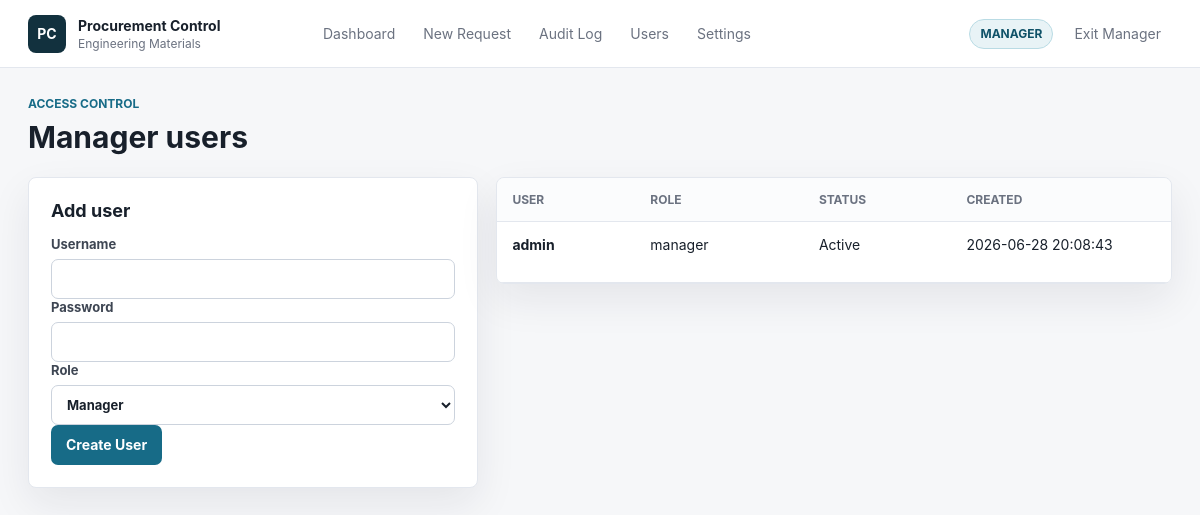
The app's page /users (signed in) with its own data.
### tables this page shows
CREATE TABLE users (
            id INTEGER PRIMARY KEY AUTOINCREMENT,
            username TEXT NOT NULL UNIQUE,
            password_hash TEXT NOT NULL,
            role TEXT NOT NULL DEFAULT 'manager',
            active INTEGER NOT NULL DEFAULT 1,
            created_at TEXT NOT NULL
        );

### app.py (the view, shortened to what this page needs)
@app.route("/users", methods=["GET", "POST"])
@manager_required
def users():
    db = get_db()
    user_rows = db.execute("SELECT id, username, role, active, created_at FROM users ORDER BY username").fetchall()
    return render_template("users.html", users=user_rows)

### app.py (called while the page is built)
def connect_db():
    conn = sqlite3.connect(DB_PATH)
    conn.row_factory = sqlite3.Row
    return conn

def get_db():
    if "db" not in g:
        DATA_DIR.mkdir(exist_ok=True)
        BACKUP_DIR.mkdir(exist_ok=True)
        g.db = connect_db()
    return g.db

def current_role():
    return session.get("role", "viewer")

def current_actor():
    return session.get("username", "viewer")

def is_manager():
    return current_role() == "manager"

@app.context_processor
def inject_context():
    return {
        "current_role": current_role(),
        "current_actor": current_actor(),
        "is_manager": is_manager(),
        "status_options": STATUS_OPTIONS,
        "currency_options": CURRENCY_OPTIONS,
    }

def manager_required(view):
    @wraps(view)
    def wrapped(*args, **kwargs):
        if not is_manager():
            audit_log(current_actor(), current_role(), "permission_denied", "route", request.path, "Manager access required")
            flash("Manager access is required for this action.", "warning")
            return redirect(url_for("index"))
        return view(*args, **kwargs)
    return wrapped

def ensure_daily_backup():
    db = get_db()
    last = db.execute("SELECT value FROM app_meta WHERE key = 'last_daily_backup_date'").fetchone()
    today = date.today().isoformat()
    if not last or last["value"] != today:
        backup_database("daily", "system")

def migrate_existing_data():
    db = get_db()
    rows = db.execute("SELECT id, mms_no, currency, quantity FROM procurement_items").fetchall()
    for row in rows:
        updates = {}
        if row["currency"] in (None, "", "THB"):
            updates["currency"] = "MOP"
        if row["mms_no"] and not row["mms_no"].isdigit():
            updates["mms_no"] = "".join(ch for ch in row["mms_no"] if ch.isdigit())
        if row["quantity"] is not None:
            updates["quantity"] = int(row["quantity"])
        if updates:
            assignments = ", ".join(f"{field} = ?" for field in updates)
            db.execute(
                f"UPDATE procurement_items SET {assignments} WHERE id = ?",
                list(updates.values()) + [row["id"]],
            )
    db.commit()

@app.before_request
def prepare_app():
    init_db()
    ensure_daily_backup()

### templates/users.html (shortened to what this page needs)
{% extends "base.html" %}
{% block content %}
<section class="page-heading">
    <div>
        <p class="eyebrow">Access control</p>
        <h1>Manager users</h1>
    </div>
</section>
<section class="split-layout">
    <form class="form-panel slim" method="post">
        <h2>Add user</h2>
        <label>Username
            <input name="username" required>
        </label>
        <label>Password
            <input name="password" type="password" required>
        </label>
        <label>Role
            <select name="role">
                <option value="manager">Manager</option>
            </select>
        </label>
        <button class="primary-button" type="submit">Create User</button>
    </form>
    <section class="table-shell grow">
        <table class="data-table">
            <thead>
                <tr>
                    <th>User</th>
                    <th>Role</th>
                    <th>Status</th>
                    <th>Created</th>
                </tr>
            </thead>
            <tbody>
                {% for user in users %}
                    <tr>
                        <td><strong>{{ user.username }}</strong></td>
                        <td>{{ user.role }}</td>
                        <td>{{ "Active" if user.active else "Disabled" }}</td>
                        <td>{{ user.created_at }}</td>
                    </tr>
                {% endfor %}
            </tbody>
        </table>
    </section>
</section>
{% endblock %}

### templates/base.html (shortened to what this page needs)
<!doctype html>
<html lang="en">
<head>
    <link rel="stylesheet" href="{{ url_for('static', filename='styles.css') }}">
</head>
<body>
    <header class="topbar">
        <a class="brand" href="{{ url_for('index') }}">
            <span class="brand-mark">PC</span>
            <span>
                <strong>Procurement Control</strong>
                <small>Engineering Materials</small>
            </span>
        </a>
        <nav class="nav">
            <a href="{{ url_for('index') }}">Dashboard</a>
            <a href="{{ url_for('new_item') }}">New Request</a>
            {% if is_manager %}
                <a href="{{ url_for('audit') }}">Audit Log</a>
                <a href="{{ url_for('users') }}">Users</a>
                <a href="{{ url_for('settings') }}">Settings</a>
            {% endif %}
        </nav>
        <div class="mode-panel">
            <span class="role-badge {{ current_role }}">{{ current_role|upper }}</span>
            {% if is_manager %}
                <form action="{{ url_for('logout') }}" method="post">
                    <button class="ghost-button" type="submit">Exit Manager</button>
                </form>
            {% else %}
                <a class="primary-button compact" href="{{ url_for('login') }}">Manager Login</a>
            {% endif %}
        </div>
    </header>
    <main class="page">
        {% block content %}{% endblock %}
    </main>
</body>
</html>

### static/styles.css (style rules this page uses)
:root { --bg: #f6f7f9; --panel: #ffffff; --text: #18202b; --muted: #6b7280; --line: #e3e7ee; --accent: #176b87; --accent-strong: #0f5268; --good: #176f4d; --warn: #a75d12; --danger: #b42318; --shadow: 0 16px 40px rgba(21, 31, 46, 0.08); }
* { box-sizing: border-box; }
body { margin: 0; background: var(--bg); color: var(--text); font-family: Inter, ui-sans-serif, system-ui, -apple-system, BlinkMacSystemFont, "Segoe UI", sans-serif; font-size: 14px; }
a { color: inherit; text-decoration: none; }
button, input, select, textarea { font: inherit; }
.topbar { position: sticky; top: 0; z-index: 10; display: flex; align-items: center; gap: 24px; min-height: 68px; padding: 0 28px; background: rgba(255, 255, 255, 0.94); border-bottom: 1px solid var(--line); backdrop-filter: blur(12px); }
.brand { display: flex; align-items: center; gap: 12px; min-width: 260px; }
.brand-mark { display: grid; place-items: center; width: 38px; height: 38px; border-radius: 8px; background: #12313e; color: #fff; font-weight: 700; }
.brand strong, .brand small { display: block; }
.brand small { margin-top: 2px; color: var(--muted); font-size: 12px; }
.nav { display: flex; align-items: center; gap: 6px; flex: 1; }
.nav a, .ghost-button, .ghost-link { color: var(--muted); border: 0; background: transparent; padding: 9px 11px; border-radius: 7px; cursor: pointer; }
.mode-panel, .action-row, .filter-form, .toolbar { display: flex; align-items: center; gap: 10px; }
.role-badge { display: inline-flex; align-items: center; height: 30px; padding: 0 10px; border: 1px solid var(--line); border-radius: 999px; font-size: 12px; font-weight: 700; }
.role-badge.manager { color: var(--accent-strong); background: #e8f3f6; border-color: #b9dbe4; }
.page { max-width: 1440px; margin: 0 auto; padding: 28px; }
.page-heading { display: flex; align-items: flex-end; justify-content: space-between; gap: 20px; margin-bottom: 22px; }
.eyebrow { margin: 0 0 8px; color: var(--accent); font-size: 12px; font-weight: 700; text-transform: uppercase; }
h1, h2, h3, p { margin-top: 0; }
h1 { margin-bottom: 0; font-size: 30px; font-weight: 680; }
h2 { font-size: 18px; }
.toolbar, .table-shell, .detail-panel, .timeline-panel, .form-panel, .login-panel { background: var(--panel); border: 1px solid var(--line); border-radius: 8px; box-shadow: var(--shadow); }
input, select, textarea { width: 100%; min-height: 40px; padding: 9px 11px; color: var(--text); background: #fff; border: 1px solid #ccd3dd; border-radius: 7px; outline: none; }
.primary-button, .secondary-button, .danger-button { display: inline-flex; align-items: center; justify-content: center; min-height: 40px; padding: 0 14px; border-radius: 7px; border: 1px solid transparent; font-weight: 650; cursor: pointer; }
.primary-button { background: var(--accent); color: #fff; }
.table-shell { overflow: auto; }
.data-table { width: 100%; border-collapse: collapse; min-width: 980px; }
.data-table th, .data-table td { padding: 14px 15px; border-bottom: 1px solid var(--line); text-align: left; vertical-align: top; }
.data-table th { color: var(--muted); background: #fbfcfd; font-size: 12px; font-weight: 700; text-transform: uppercase; }
.data-table tbody tr { transition: background 0.16s ease; }
.detail-grid, .settings-grid, .split-layout { display: grid; grid-template-columns: minmax(320px, 0.8fr) minmax(480px, 1.2fr); gap: 18px; align-items: start; }
.detail-panel, .timeline-panel, .form-panel, .login-panel { padding: 22px; }
.form-panel { max-width: 980px; }
.form-panel.slim { max-width: none; }
label { display: grid; gap: 7px; color: #3e4653; font-size: 13px; font-weight: 650; }
.grow { min-width: 0; }

### records on screen
users: role "MANAGER", username "admin", role "manager", active "Active", created_at "2026-06-28 20:08:43"
